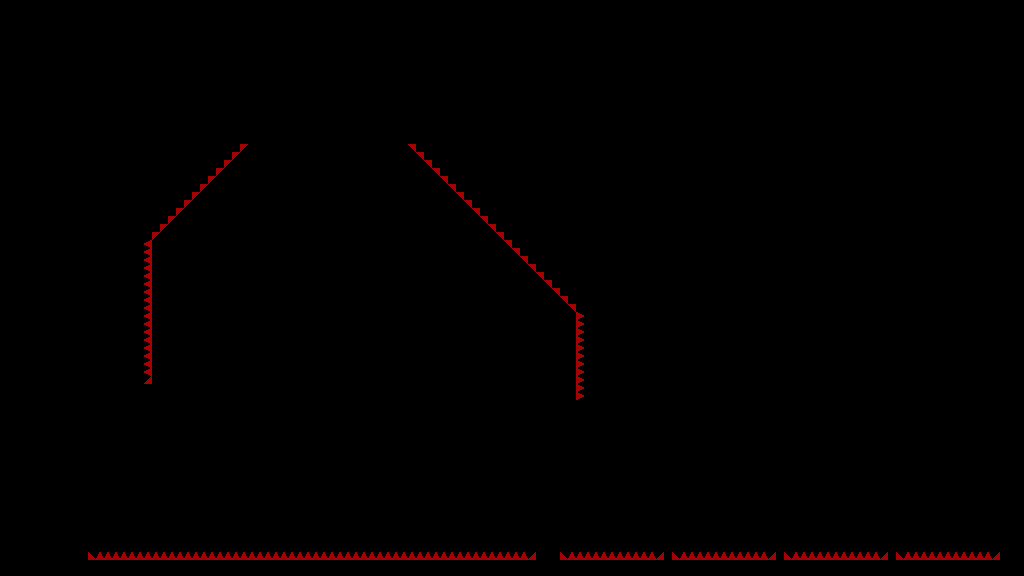

This game map was drawn from its Tiled (.tmx) file and the tilesets committed beside it. A one-line description and the trimmed map source follow:
An orthogonal 128x72 tile map with 8x8 px tiles, 1 tile layer (T_Spikes) and 67 objects.

<map version="1.4" tiledversion="1.4.3" orientation="orthogonal" renderorder="right-down" width="128" height="72" tilewidth="8" tileheight="8" infinite="0" nextlayerid="7" nextobjectid="589">
 <tileset firstgid="1" source="../../../Sprites/Tiles/DEV/flat/T_spr_nv_flat_0.tsx" />
 <layer id="1" name="T_Spikes" width="128" height="72">
  <data>[9216 cells, 170 non-empty, 2 distinct tile ids]</data>
 </layer>
 <objectgroup id="2" name="C_Solid">
  <object id="511" x="0" y="384" width="152" height="16" />
  <object id="512" x="152" y="240" width="96" height="160" />
  <object id="513" x="152" y="240">
   <polygon points="0,0 96,-96 96,0" />
  </object>
  <object id="518" x="248" y="136" width="160" height="264" />
  <object id="521" x="0" y="0" width="88" height="328" />
  <object id="523" x="144" y="168">
   <polygon points="0,0 168,-168 0,-168" />
  </object>
  <object id="524" x="88" y="0" width="936" height="16" />
  <object id="525" x="0" y="328" width="16" height="56" />
  <object id="527" x="408" y="144">
   <polygon points="0,0 168,168 0,168" />
  </object>
  <object id="528" x="408" y="312" width="168" height="88" />
  <object id="529" x="240" y="136" width="8" height="8" />
  <object id="530" x="408" y="136" width="8" height="8" />
  <object id="532" x="472" y="16">
   <polygon points="0,0 128,128 256,0" />
  </object>
  <object id="534" x="640" y="184">
   <polygon points="0,0 128,-128 128,0" />
  </object>
  <object id="535" x="768" y="56" width="152" height="16" />
  <object id="536" x="0" y="560" width="1000" height="16" />
  <object id="538" x="1008" y="16" width="16" height="80" />
  <object id="539" x="944" y="96">
   <polygon points="0,0 64,-64 64,0" />
  </object>
  <object id="540" x="960" y="96" width="64" height="88" />
  <object id="541" x="536" y="528" width="24" height="32" />
  <object id="544" x="1000" y="184" width="24" height="392" />
  <object id="545" x="776" y="448" width="8" height="112" />
  <object id="546" x="888" y="448" width="8" height="112" />
  <object id="547" x="0" y="400" width="16" height="160" />
  <object id="548" x="16" y="528" width="72" height="32" />
  <object id="549" x="816" y="96" width="144" height="16" />
  <object id="550" x="920" y="56">
   <polygon points="0,0 16,0 0,16" />
  </object>
  <object id="551" x="768" y="72" width="16" height="112" />
  <object id="553" x="784" y="72">
   <polygon points="0,0 24,0 0,24" />
  </object>
  <object id="554" x="784" y="128" width="152" height="56" />
  <object id="555" x="784" y="104">
   <polygon points="0,0 24,24 0,24" />
  </object>
  <object id="556" x="816" y="96">
   <polygon points="0,0 -8,8 0,8" />
  </object>
  <object id="557" x="808" y="104">
   <polygon points="0,0 8,0 8,8" />
  </object>
  <object id="567" x="936" y="136" width="8" height="48" />
  <object id="568" x="936" y="128">
   <polygon points="0,0 8,8 0,8" />
  </object>
  <object id="569" x="944" y="112">
   <polygon points="0,0 16,16 16,0" />
  </object>
  <object id="570" x="664" y="448" width="8" height="112" />
  <object id="581" x="88" y="16" width="56" height="104" />
 </objectgroup>
 <objectgroup id="6" name="C_Spikes" visible="0">
  <object id="565" x="576" y="312">
   <polygon points="0,0 0,-4 -164,-168 -168,-168" />
  </object>
 </objectgroup>
 <objectgroup id="5" name="DEV" visible="0">
  <object id="185" x="752" y="88">
   <polygon points="0,0 24,24 0,24" />
  </object>
  <object id="186" x="824" y="120">
   <polygon points="0,0 24,-24 24,0" />
  </object>
  <object id="187" x="856" y="112">
   <polygon points="0,0 48,0 0,48" />
  </object>
  <object id="188" x="848" y="48">
   <polygon points="0,0 0,48 -48,0" />
  </object>
  <object id="189" x="872" y="184">
   <polygon points="0,0 32,-32 32,0" />
  </object>
  <object id="190" x="712" y="96">
   <polygon points="0,0 24,-24 24,0" />
  </object>
  <object id="191" x="768" y="48">
   <polygon points="0,0 24,24 0,24" />
  </object>
  <object id="192" x="656" y="48">
   <polygon points="0,0 24,24 0,24" />
  </object>
  <object id="193" x="880" y="64">
   <polygon points="0,0 0,24 -24,0" />
  </object>
  <object id="194" x="696" y="48">
   <polygon points="0,0 24,0 0,24" />
  </object>
  <object id="195" x="800" y="112">
   <polygon points="0,0 8,8 0,8" />
  </object>
  <object id="196" x="832" y="144">
   <polygon points="0,0 8,0 0,8" />
  </object>
  <object id="197" x="736" y="48">
   <polygon points="0,0 8,0 0,8" />
  </object>
 </objectgroup>
 <objectgroup id="3" name="C_Balls">
  <object id="514" x="112" y="304" width="8" height="8" />
  <object id="519" x="32" y="368" width="8" height="8" />
  <object id="526" x="280" y="120" width="8" height="8" />
 </objectgroup>
 <objectgroup id="4" name="C_Orbs">
  <object id="515" x="112" y="284" width="8" height="8" />
  <object id="516" x="112" y="268" width="8" height="8" />
  <object id="574" x="948" y="172" width="8" height="8" />
  <object id="575" x="948" y="156" width="8" height="8" />
  <object id="576" x="948" y="140" width="8" height="8" />
  <object id="577" x="112" y="252" width="8" height="8" />
  <object id="582" x="112" y="236" width="8" height="8" />
  <object id="583" x="112" y="220" width="8" height="8" />
  <object id="584" x="112" y="204" width="8" height="8" />
  <object id="585" x="112" y="188" width="8" height="8" />
  <object id="586" x="112" y="172" width="8" height="8" />
  <object id="587" x="112" y="156" width="8" height="8" />
 </objectgroup>
</map>
